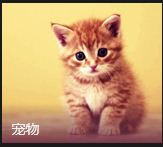
//> input picture feature2d/image/object1.JPG, 163 x 147 px
$ ./源 ../image/object1.JPG   (built with g++ and OpenCV 4)
//> lines starting //> are read from the running program, lines starting //| are printed output that depends on the picture
#include <opencv.hpp>
#include <iostream>

using namespace std;
using namespace cv;

// Global variables
Mat src, src_gray;
int thresh =190;
int max_thresh = 255;

char* source_window = "Source image";
char* corners_window = "Corners detected";

// Function header
void cornerHarris_demo(int, void*);

// function main
int main(int argc, char** argv){
	// Load source image and convert it to gray
	src = imread(argv[1], 1);
//> src is the input picture: 147 rows x 163 cols, CV_8UC3; mean B, G, R 111, 157.3, 199.1
	cvtColor(src, src_gray, COLOR_BGR2GRAY);
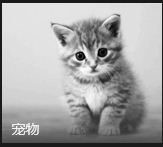
//> src_gray: 147 rows x 163 cols, CV_8UC1; min 4, max 252, mean 164.5

	// Create a window and a trackbar
	namedWindow( source_window, cv::WINDOW_AUTOSIZE );
	createTrackbar( "Threshold: ", source_window, &thresh, max_thresh, cornerHarris_demo);
	imshow( source_window, src);

	cornerHarris_demo( 0 ,0 );

	waitKey();
	return 0;
}

//** @function cornerHarris_demo */
void cornerHarris_demo( int, void* ){
	Mat dst, dst_norm, dst_norm_scaled;
	dst = Mat::zeros( src.size(), CV_32FC1 );

	/// Detector parameters
	int blockSize = 2;
	int apertureSize = 3;
	double k = 0.04;

	/// Detecting corners
	cornerHarris( src_gray, dst, blockSize, apertureSize, k, BORDER_DEFAULT );
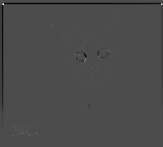
//> dst: 147 rows x 163 cols, CV_32FC1; min -0.017, max 0.0393, mean -0.000271; drawn with min black and max white

	/// Nromalizing
	normalize( dst, dst_norm, 0, 255, NORM_MINMAX, CV_32FC1, Mat());
	convertScaleAbs( dst_norm, dst_norm_scaled);

	/// Drawing a circle around corners
	for( int j=0; j<dst_norm.rows; j++){
		for(int i=0; i<dst_norm.cols; i++){
			if( (int)dst_norm.at<float>(j,i) > thresh)
				circle( dst_norm_scaled, Point(i,j),5, Scalar(0), 2, 8, 0);
		}
	}
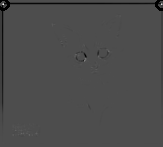
//> dst_norm_scaled: 147 rows x 163 cols, CV_8UC1; min 0, max 255, mean 75.5
	/// showing the result
	namedWindow(corners_window, cv::WINDOW_AUTOSIZE);
	imshow( corners_window, dst_norm_scaled);
}
